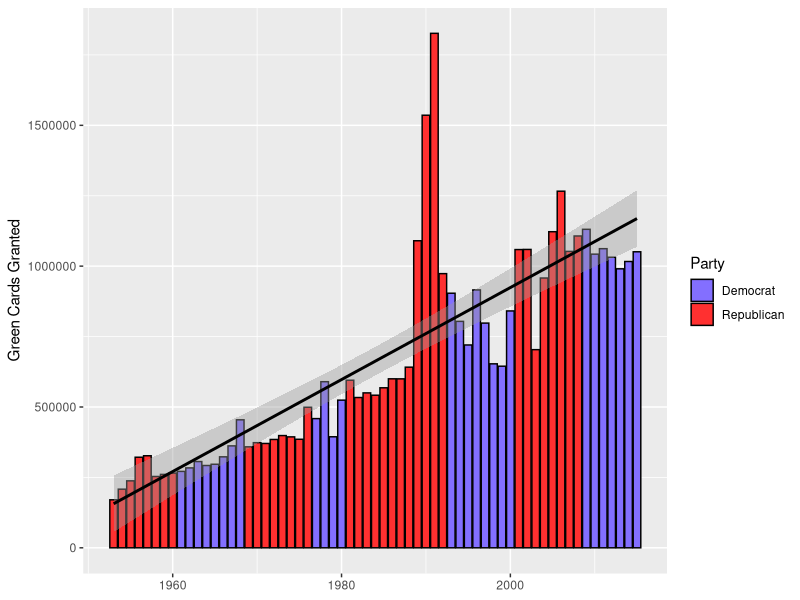
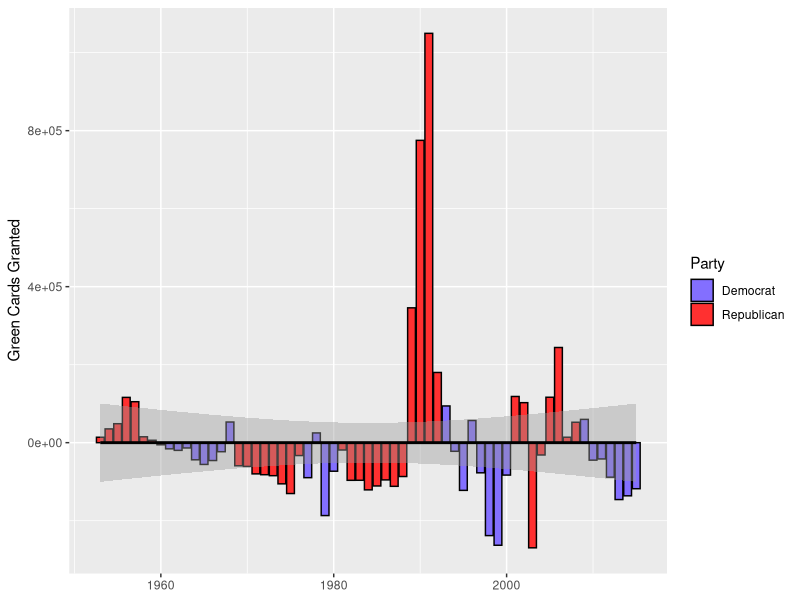
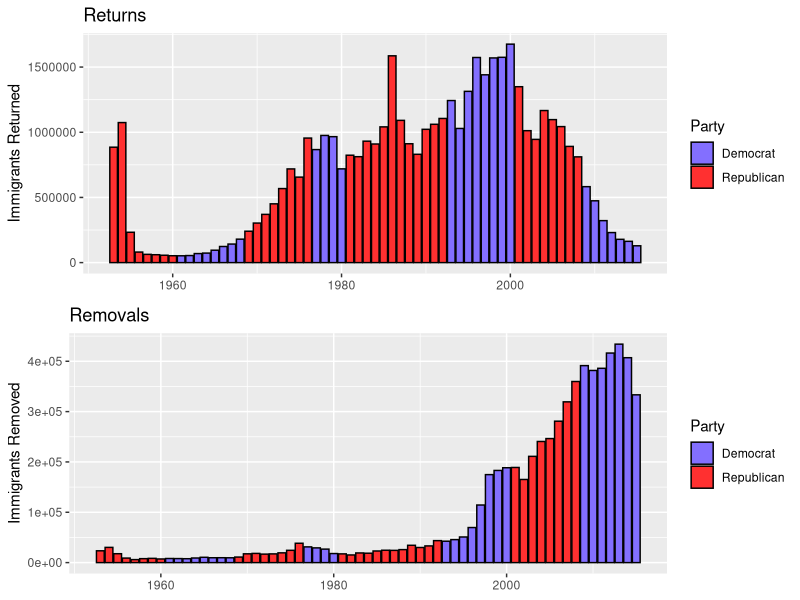

Recreate these plots in R, in order.
## ---- chunk 1
knitr::opts_chunk$set(
  fig.path = '../figures/',
  cache = FALSE,
  warning = FALSE, 
  message = FALSE
)
## ---- chunk 2
# Libraries
library(tidyverse)
library(lubridate)
library(broom)
library(gridExtra)

# President data
data(presidential)
presidential$start <- year(presidential$start)
presidential$end <- year(presidential$end)-1

# Create index of party years
  # I couldn't think of a clever automatic way of doing this...
party_year <- data.frame(Year = seq(1953, 2016), Party = c(rep("Republican",8), rep("Democrat",8), 
                                                           rep("Republican",8), rep("Democrat",4),
                                                           rep("Republican",12), rep("Democrat",8),
                                                           rep("Republican",8), rep("Democrat",8)))

# Immigration data
green_card <- read_csv("../data/Persons Obtaining Lawful Permanent Resident Status-Fiscal Years 1820 to 2015.csv")
green_card <- merge(green_card, party_year, by = "Year")
removals <- read_csv("../data/Aliens Removed Or Returned-Fiscal Years 1892 To 2015.csv")
removals <- merge(removals, party_year, by = "Year")
## ---- chunk 3
ggplot(data = green_card, aes(x = Year, y = Number)) +
  geom_col(aes(fill = Party), colour = "black") +
  geom_smooth(method = "lm", colour = "black") +
  labs(x = NULL, y = "Green Cards Granted") +
  scale_fill_manual(values = c("slateblue1", "firebrick1"))
## ---- chunk 4
# Calculate residuals
green_card_resids <- augment(lm(Number~Year, data = green_card))
green_card_resids <- merge(green_card_resids, party_year, by = "Year")

# Plot them
ggplot(data = green_card_resids, aes(x = Year, y = .resid)) +
  geom_col(aes(fill = Party), colour = "black") +
  geom_smooth(method = "lm", colour = "black") +
  labs(x = NULL, y = "Green Cards Granted") +
  scale_fill_manual(values = c("slateblue1", "firebrick1"))
## ---- chunk 5
# Returns
return_bar <- ggplot(data = removals, aes(x = Year, y = Returns)) +
  geom_col(aes(fill = Party), colour = "black") +
  # geom_smooth(method = "lm", colour = "black") +
  labs(x = NULL, y = "Immigrants Returned") +
  scale_fill_manual(values = c("slateblue1", "firebrick1")) +
  ggtitle("Returns")

# Removals
removal_bar <- ggplot(data = removals, aes(x = Year, y = Removals)) +
  geom_col(aes(fill = Party), colour = "black") +
  # geom_smooth(method = "lm", colour = "black") +
  labs(x = NULL, y = "Immigrants Removed") +
  scale_fill_manual(values = c("slateblue1", "firebrick1")) +
  ggtitle("Removals")

# Stick'em
grid.arrange(return_bar, removal_bar)
